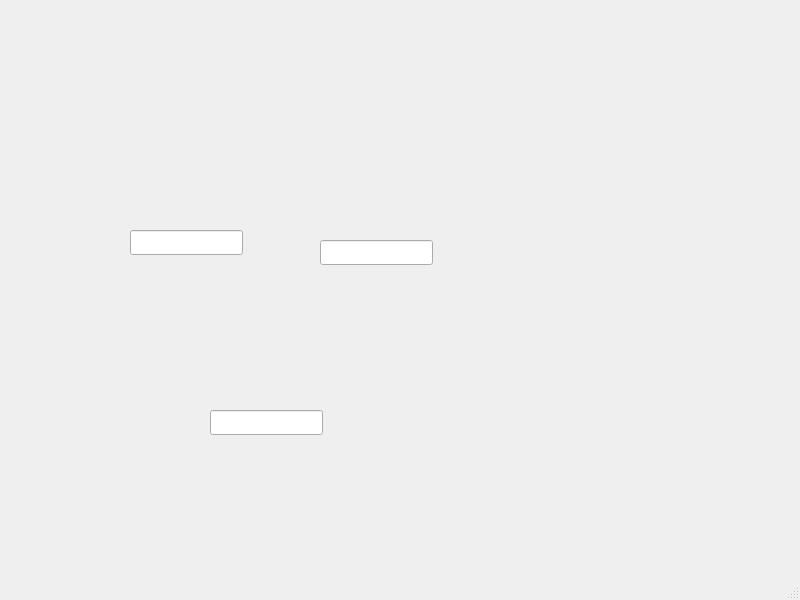
<?xml version="1.0" encoding="UTF-8"?>
<ui version="4.0">
 <class>MainWindow</class>
 <widget class="QMainWindow" name="MainWindow">
  <property name="geometry">
   <rect>
    <x>0</x>
    <y>0</y>
    <width>800</width>
    <height>600</height>
   </rect>
  </property>
  <property name="windowTitle">
   <string>MainWindow</string>
  </property>
  <widget class="QWidget" name="centralwidget">
   <widget class="QLineEdit" name="text1">
    <property name="geometry">
     <rect>
      <x>130</x>
      <y>230</y>
      <width>113</width>
      <height>25</height>
     </rect>
    </property>
   </widget>
   <widget class="QLineEdit" name="Text2">
    <property name="geometry">
     <rect>
      <x>320</x>
      <y>240</y>
      <width>113</width>
      <height>25</height>
     </rect>
    </property>
   </widget>
   <widget class="QLineEdit" name="kolmas">
    <property name="geometry">
     <rect>
      <x>210</x>
      <y>410</y>
      <width>113</width>
      <height>25</height>
     </rect>
    </property>
   </widget>
  </widget>
  <widget class="QMenuBar" name="menubar">
   <property name="geometry">
    <rect>
     <x>0</x>
     <y>0</y>
     <width>800</width>
     <height>22</height>
    </rect>
   </property>
  </widget>
  <widget class="QStatusBar" name="statusbar"/>
 </widget>
 <resources/>
 <connections/>
</ui>
